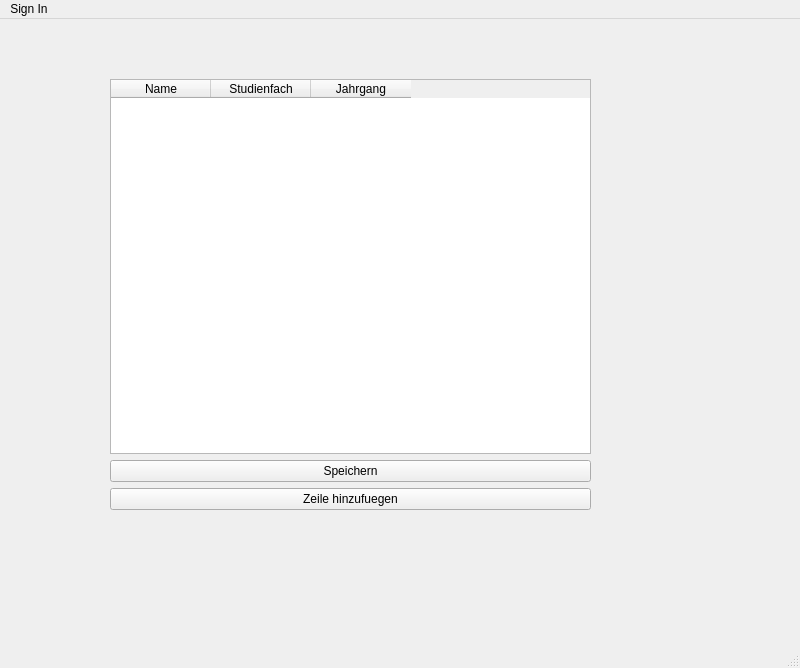
<?xml version="1.0" encoding="UTF-8"?>
<ui version="4.0">
 <class>MainWindow</class>
 <widget class="QMainWindow" name="MainWindow">
  <property name="geometry">
   <rect>
    <x>0</x>
    <y>0</y>
    <width>800</width>
    <height>668</height>
   </rect>
  </property>
  <property name="windowTitle">
   <string>MainWindow</string>
  </property>
  <widget class="QWidget" name="centralwidget">
   <widget class="QWidget" name="verticalLayoutWidget">
    <property name="geometry">
     <rect>
      <x>110</x>
      <y>60</y>
      <width>481</width>
      <height>431</height>
     </rect>
    </property>
    <layout class="QVBoxLayout" name="verticalLayout">
     <item>
      <widget class="QTableWidget" name="tableWidget">
       <column>
        <property name="text">
         <string>Name</string>
        </property>
       </column>
       <column>
        <property name="text">
         <string>Studienfach</string>
        </property>
       </column>
       <column>
        <property name="text">
         <string>Jahrgang</string>
        </property>
       </column>
      </widget>
     </item>
     <item>
      <widget class="QPushButton" name="saveFile">
       <property name="text">
        <string>Speichern</string>
       </property>
      </widget>
     </item>
     <item>
      <widget class="QPushButton" name="addCell">
       <property name="text">
        <string>Zeile hinzufuegen</string>
       </property>
      </widget>
     </item>
    </layout>
   </widget>
  </widget>
  <widget class="QMenuBar" name="menubar">
   <property name="geometry">
    <rect>
     <x>0</x>
     <y>0</y>
     <width>800</width>
     <height>24</height>
    </rect>
   </property>
   <widget class="QMenu" name="menuSign_In">
    <property name="title">
     <string>Sign In</string>
    </property>
   </widget>
   <addaction name="menuSign_In"/>
  </widget>
  <widget class="QStatusBar" name="statusbar"/>
 </widget>
 <resources/>
 <connections/>
</ui>
